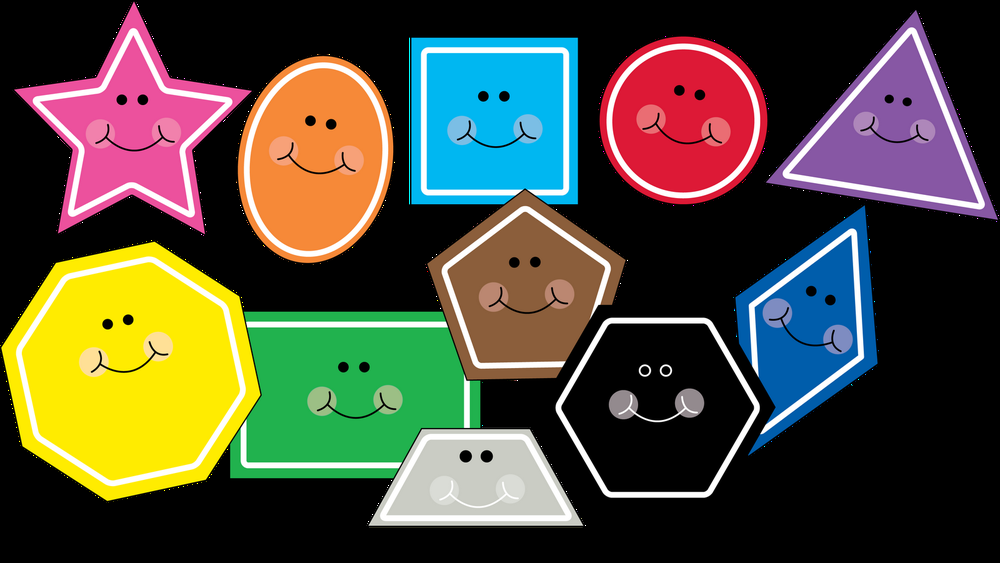
//> input picture img1.png, 1000 x 563 px, shrunk from 1600 x 901 before the run
$ ./testme   (built with g++ and OpenCV 4)
//> lines starting //> are read from the running program, lines starting //| are printed output that depends on the picture; after the words box and inside, x2 and y2 are one past the last pixel; in counts of white or black regions, pixels touching at a corner belong together
#include <iostream>
#include "opencv2/highgui/highgui.hpp"
#include "opencv/cv.h"

using namespace cv;
using namespace std;
int main()
{
 int largest_area=0;
 int largest_contour_index=0;
 Rect bounding_rect;

 Mat src = imread("img1.png"); //Load source image
//> src is the input picture: 563 rows x 1000 cols, CV_8UC3; mean B, G, R 58.2, 75.6, 78.6
 Mat thr(src.rows,src.cols,CV_8UC1);
 Mat dst(src.rows,src.cols,CV_8UC1,Scalar::all(0));
 cvtColor(src,thr,CV_BGR2GRAY); //Convert to gray
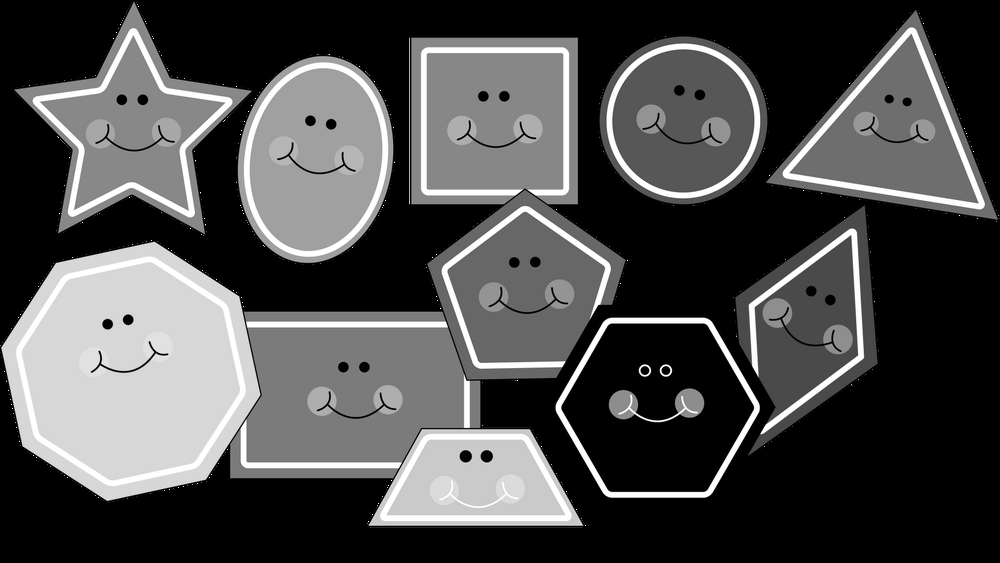
//> thr: 563 rows x 1000 cols, CV_8UC1; min 0, max 255, mean 74.5
 threshold(thr, thr,25, 255,THRESH_BINARY); //Threshold the gray
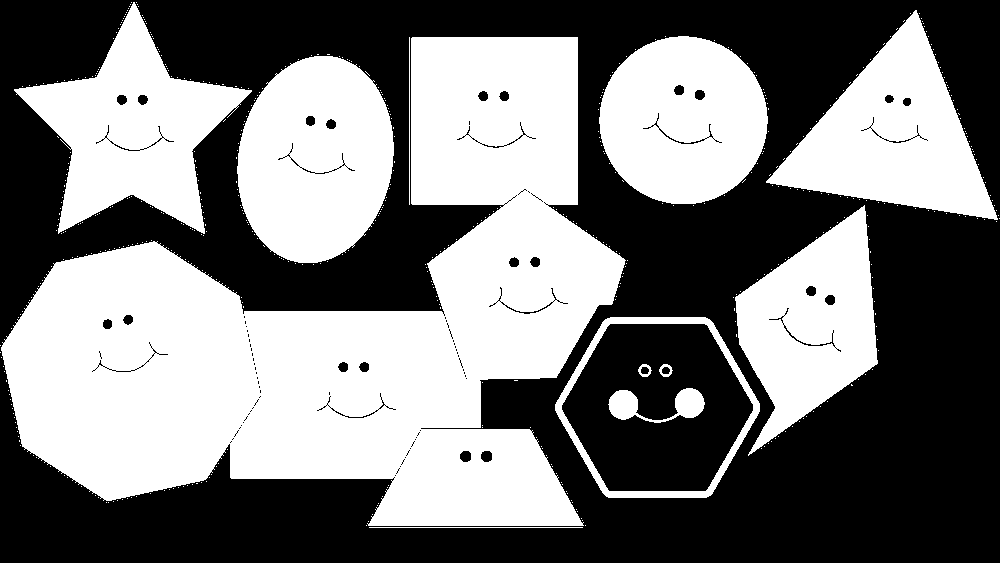
//> thr: 563 rows x 1000 cols, CV_8UC1; 47.9% white; 557 white regions (545 under 20 px)

    vector<vector<Point>> contours; // Vector for storing contour
    vector<Vec4i> hierarchy;

    findContours( thr, contours, hierarchy,CV_RETR_CCOMP, CV_CHAIN_APPROX_SIMPLE ); // Find the contours in the image
//> contours = 900 contours, 846 with area under 20; largest, box (x1, y1, x2, y2) and area: (1, 37, 626, 526) 150005, (555, 317, 760, 498) 28038, (237, 56, 394, 263) 25068, (561, 323, 754, 492) 24510, (14, 2, 252, 234) 23536

     for( int i = 0; i< contours.size(); i++ ) // iterate through each contour.
      {
       double a=contourArea( contours[i],false);  //  Find the area of contour
       if(a>largest_area){
       largest_area=a;
       largest_contour_index=i;                //Store the index of largest contour
       bounding_rect=boundingRect(contours[i]); // Find the bounding rectangle for biggest contour
       }

      }
//> this loop made 900 passes
//> (a, largest_area, bounding_rect) on passes 90, 113, 558: (1406.5, 1406, Rect(608, 388, 97, 35)), (28038.5, 28038, Rect(555, 317, 205, 181)), (150005, 150005, Rect(1, 37, 625, 489))
//> a on passes 1 to 6: 0, 0, 0, 0, 0, 0
//> after the loop, largest_area = 150005; largest_contour_index = 557

 Scalar color( 255,255,255);
 drawContours( dst, contours,largest_contour_index, color, CV_FILLED, 8, hierarchy ); // Draw the largest contour using previously stored index.
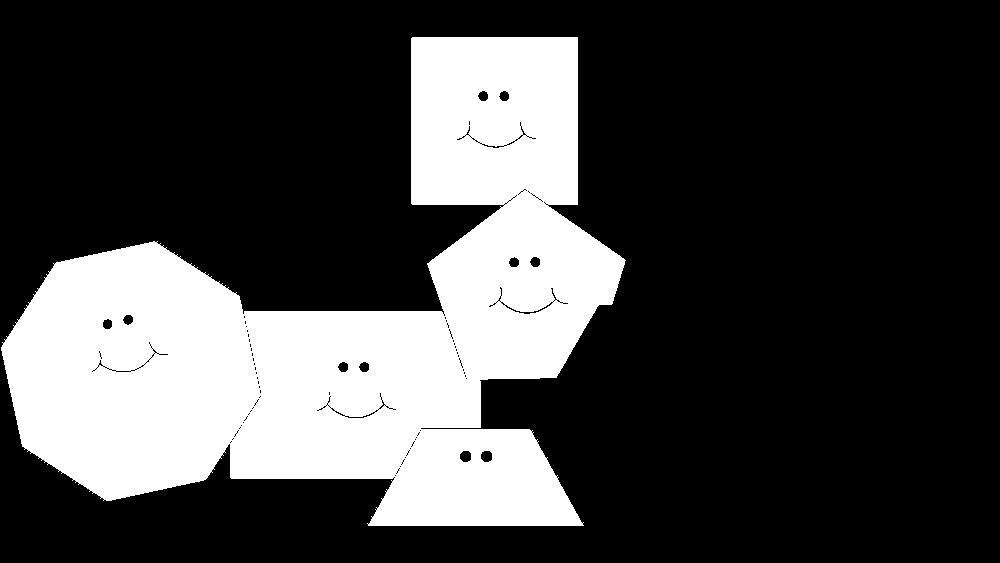
//> dst: 563 rows x 1000 cols, CV_8UC1; 26.6% white; 1 white region, box (x1, y1, x2, y2) and area: (1, 37, 626, 526) 149868
 rectangle(src, bounding_rect,  Scalar(0,255,0),1, 8,0);
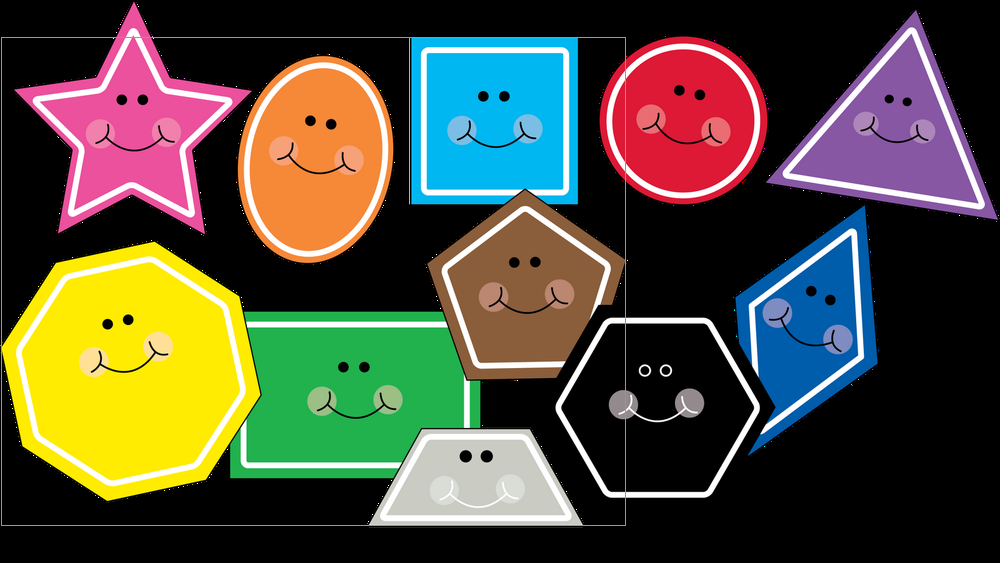
//> src: 563 rows x 1000 cols, CV_8UC3; 0.4% of pixels changed, all inside (x1, y1, x2, y2) = (1, 37, 626, 526)
 imshow( "src", src );
 imshow( "largest Contour", dst );
 waitKey(0);
}
